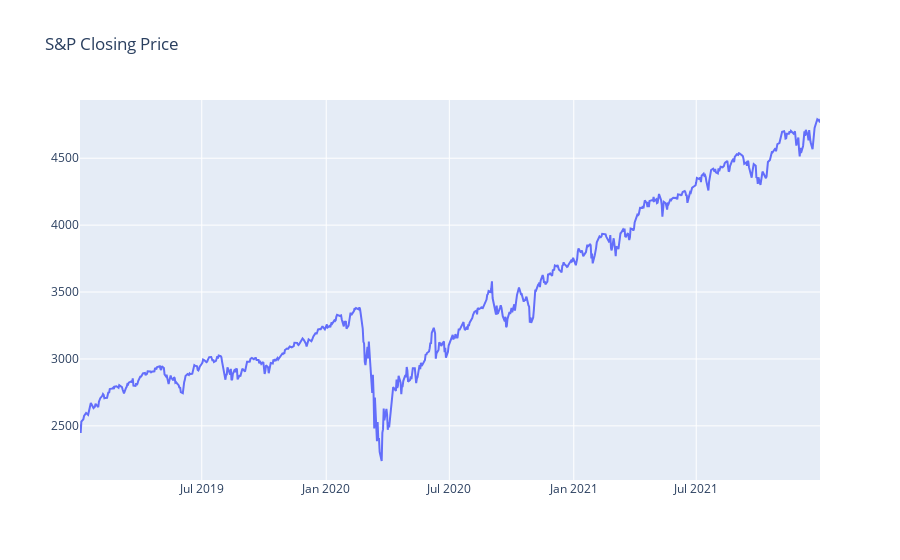

Notebook source saved alongside this figure:
### Code cell
plt.figure(figsize=(16,8))
sp_closing_figure = go.Figure(go.Scatter(x=industrial_sector_pd.index, y=industrial_sector_pd['spstock']))
sp_closing_figure.update_layout(title='S&P Closing Price')
sp_closing_figure.update_yaxes(type='linear')

### Figure 1 — Plotly figure (JSON) as saved in the notebook; plotly's stock layout.template omitted (floating-point values rounded to 4 significant figures; data arrays with more than 128 entries replaced by an {"elided": "..."} marker saying what was removed)
{"data": [{"type": "scatter", "x": {"elided": "757 str values"}, "y": {"elided": "757 float values"}}], "layout": {"title": {"text": "S&P Closing Price"}, "yaxis": {"type": "linear"}}}
